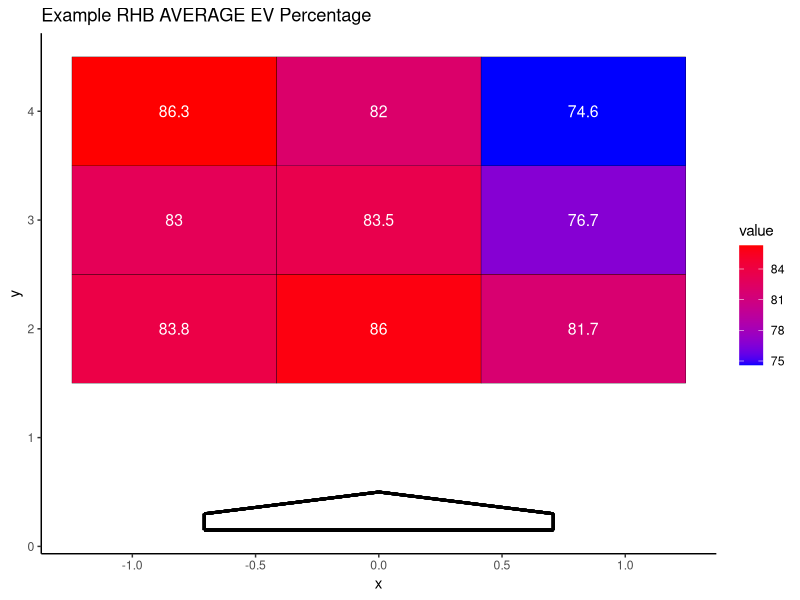

Write the R code that produced this figure.
library(tidyverse)

TM <- read_csv('example_trackman.csv')

head(TM)


get_zone_data <- function(df, Player, type = "whiff") {
  
  df <- df %>% mutate(zone = case_when(px <= -0.28 & px >= -0.83 & pz >= 2.9 & pz <= 3.6 ~ 1,
                                       px > -0.28 & px < 0.28 & pz >= 2.9 & pz <= 3.6 ~ 2,
                                       px >= 0.28 & px <= 0.83 & pz >= 2.9 & pz <= 3.6 ~ 3,
                                       px <= -0.28 & px >= -0.83 & pz >= 2.2 & pz <= 2.9 ~ 4,
                                       px > -0.28 & px < 0.28 & pz >= 2.2 & pz <= 2.9 ~ 5,
                                       px >= 0.28 & px <= 0.83 & pz >= 2.2 & pz <= 2.9 ~ 6,
                                       px <= -0.28 & px >= -0.83 & pz >= 1.5 & pz <= 2.2 ~ 7,
                                       px > -0.28 & px < 0.28 & pz >= 1.5 & pz <= 2.2 ~ 8,
                                       px >= 0.28 & px <= 0.83 & pz >= 1.5 & pz <= 2.2 ~ 9,
                                       TRUE ~ NA_real_),
                      whiff = ifelse(pitchcall == "StrikeSwinging",1,0),
                      swing = ifelse(pitchcall %in% c("FoulBall","InPlay","StrikeSwinging"),1,0),
                      take = ifelse(pitchcall %in% c("BallCalled","StrikeCalled"),1,0)) %>%
    dplyr::filter(batter == Player) %>%
    dplyr::group_by(batter,zone) %>%
    dplyr::summarise(pitches = n(),
                     whiff = sum(whiff),
                     swing = sum(swing),
                     take = sum(take),
                     avg_ev = mean(ev,na.rm=T),
                     max_ev = max(ev,na.rm=T)) %>%
    dplyr::ungroup() %>%
    dplyr::mutate(whiff_pct = 100*round(whiff/swing,3),
                  take_pct = 100*round(take/swing,3),
                  swing_pct = 100*round(swing/pitches,3),
                  avg_ev = round(avg_ev,1),
                  max_ev = round(max_ev,1))
  
  if (type == "whiff") {
    
    z1 <- df %>% dplyr::filter(zone == 1) %>% dplyr::pull(whiff_pct)
    z2 <- df %>% dplyr::filter(zone == 2) %>% dplyr::pull(whiff_pct)
    z3 <- df %>% dplyr::filter(zone == 3) %>% dplyr::pull(whiff_pct)
    z4 <- df %>% dplyr::filter(zone == 4) %>% dplyr::pull(whiff_pct)
    z5 <- df %>% dplyr::filter(zone == 5) %>% dplyr::pull(whiff_pct)
    z6 <- df %>% dplyr::filter(zone == 6) %>% dplyr::pull(whiff_pct)
    z7 <- df %>% dplyr::filter(zone == 7) %>% dplyr::pull(whiff_pct)
    z8 <- df %>% dplyr::filter(zone == 8) %>% dplyr::pull(whiff_pct)
    z9 <- df %>% dplyr::filter(zone == 9) %>% dplyr::pull(whiff_pct)
    
    dat <- data.frame(x = c(-0.83,-0.83,-0.83,0,0,0,0.83,0.83,0.83),
                      y = c(2,3,4,2,3,4,2,3,4),
                      value = c(z7,z8,z9,z4,z5,z6,z1,z2,z3))
    
    p <- ggplot(dat, aes(x = x, y = y, fill = value)) +
      geom_tile(color = "black") +
      geom_text(aes(label = value), color = "white", size = 4) +
      scale_fill_gradient(low ="blue", high = "red") +
      theme(axis.text.x=element_blank(),
            axis.ticks.x=element_blank(),
            axis.text.y=element_blank(),
            axis.ticks.y=element_blank(),
            panel.border = element_blank(),
            panel.grid.major = element_blank(),
            panel.grid.minor = element_blank(),
            legend.key       = element_blank(),
            panel.background = element_rect(fill = "white"),
            legend.position = "None",
            complete = TRUE) +
      geom_segment(aes(x = -0.708, y = 0.15, xend = 0.708, yend = 0.15), size = 1, color = "black") + 
      geom_segment(aes(x = -0.708, y = 0.3, xend = -0.708, yend = 0.15), size = 1, color = "black") + 
      geom_segment(aes(x = -0.708, y = 0.3, xend = 0, yend = 0.5), size = 1, color = "black") + 
      geom_segment(aes(x = 0, y = 0.5, xend = 0.708, yend = 0.3), size = 1, color = "black") + 
      geom_segment(aes(x = 0.708, y = 0.3, xend = 0.708, yend = 0.15), size = 1, color = "black") +
      ggtitle(paste(Player,toupper(type),"Percentage"))
    ##geom_segment makes the base
  } else if (type == "Average EV" | type == "Mean EV") {
    
    z1 <- df %>% dplyr::filter(zone == 1) %>% dplyr::pull(avg_ev)
    z2 <- df %>% dplyr::filter(zone == 2) %>% dplyr::pull(avg_ev)
    z3 <- df %>% dplyr::filter(zone == 3) %>% dplyr::pull(avg_ev)
    z4 <- df %>% dplyr::filter(zone == 4) %>% dplyr::pull(avg_ev)
    z5 <- df %>% dplyr::filter(zone == 5) %>% dplyr::pull(avg_ev)
    z6 <- df %>% dplyr::filter(zone == 6) %>% dplyr::pull(avg_ev)
    z7 <- df %>% dplyr::filter(zone == 7) %>% dplyr::pull(avg_ev)
    z8 <- df %>% dplyr::filter(zone == 8) %>% dplyr::pull(avg_ev)
    z9 <- df %>% dplyr::filter(zone == 9) %>% dplyr::pull(avg_ev)
    
    dat <- data.frame(x = c(-0.83,-0.83,-0.83,0,0,0,0.83,0.83,0.83),
                      y = c(2,3,4,2,3,4,2,3,4),
                      value = c(z7,z8,z9,z4,z5,z6,z1,z2,z3))
    
    p <- ggplot(dat, aes(x = x, y = y, fill = value)) +
      geom_tile(color = "black") +
      geom_text(aes(label = value), color = "white", size = 4) +
      scale_fill_gradient(low ="blue", high = "red") +
      theme_classic()+
      geom_segment(aes(x = -0.708, y = 0.15, xend = 0.708, yend = 0.15), size = 1, color = "black") + 
      geom_segment(aes(x = -0.708, y = 0.3, xend = -0.708, yend = 0.15), size = 1, color = "black") + 
      geom_segment(aes(x = -0.708, y = 0.3, xend = 0, yend = 0.5), size = 1, color = "black") + 
      geom_segment(aes(x = 0, y = 0.5, xend = 0.708, yend = 0.3), size = 1, color = "black") + 
      geom_segment(aes(x = 0.708, y = 0.3, xend = 0.708, yend = 0.15), size = 1, color = "black") +
      ggtitle(paste(Player,toupper(type),"Percentage"))
    
  }
  
  return(p)
  
}

get_zone_data(TM,"Example RHB", type = "Average EV")



##Made following Robert Frey's amazing work